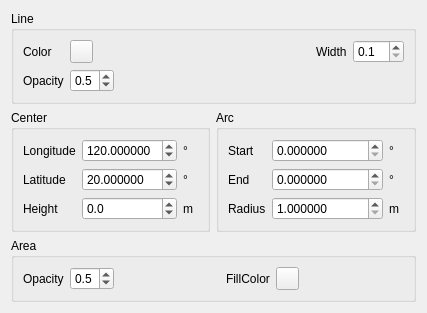
<?xml version="1.0" encoding="UTF-8"?>
<ui version="4.0">
 <class>arc_style_widget</class>
 <widget class="QWidget" name="arc_style_widget">
  <property name="geometry">
   <rect>
    <x>0</x>
    <y>0</y>
    <width>390</width>
    <height>278</height>
   </rect>
  </property>
  <property name="windowTitle">
   <string>ArcStyleWidget</string>
  </property>
  <layout class="QGridLayout" name="gridLayout_4">
   <item row="2" column="0" colspan="2">
    <widget class="QGroupBox" name="polygonStyleGroup">
     <property name="maximumSize">
      <size>
       <width>16777215</width>
       <height>100</height>
      </size>
     </property>
     <property name="title">
      <string>Area</string>
     </property>
     <layout class="QHBoxLayout" name="horizontalLayout_3">
      <item>
       <widget class="QLabel" name="label_5">
        <property name="maximumSize">
         <size>
          <width>16777215</width>
          <height>16777215</height>
         </size>
        </property>
        <property name="text">
         <string>Opacity</string>
        </property>
       </widget>
      </item>
      <item>
       <widget class="QDoubleSpinBox" name="ArcTransparantSpin">
        <property name="maximumSize">
         <size>
          <width>16777215</width>
          <height>16777215</height>
         </size>
        </property>
        <property name="decimals">
         <number>1</number>
        </property>
        <property name="maximum">
         <double>1.000000000000000</double>
        </property>
        <property name="singleStep">
         <double>0.100000000000000</double>
        </property>
        <property name="value">
         <double>0.500000000000000</double>
        </property>
       </widget>
      </item>
      <item>
       <spacer name="horizontalSpacer_2">
        <property name="orientation">
         <enum>Qt::Horizontal</enum>
        </property>
        <property name="sizeHint" stdset="0">
         <size>
          <width>40</width>
          <height>20</height>
         </size>
        </property>
       </spacer>
      </item>
      <item>
       <widget class="QLabel" name="label_3">
        <property name="text">
         <string>FillColor</string>
        </property>
       </widget>
      </item>
      <item>
       <widget class="QToolButton" name="ArcColorBtn">
        <property name="minimumSize">
         <size>
          <width>23</width>
          <height>23</height>
         </size>
        </property>
        <property name="maximumSize">
         <size>
          <width>23</width>
          <height>23</height>
         </size>
        </property>
        <property name="text">
         <string/>
        </property>
       </widget>
      </item>
      <item>
       <spacer name="horizontalSpacer">
        <property name="orientation">
         <enum>Qt::Horizontal</enum>
        </property>
        <property name="sizeHint" stdset="0">
         <size>
          <width>40</width>
          <height>20</height>
         </size>
        </property>
       </spacer>
      </item>
     </layout>
    </widget>
   </item>
   <item row="1" column="1">
    <widget class="QGroupBox" name="groupBox">
     <property name="title">
      <string>Arc</string>
     </property>
     <layout class="QGridLayout" name="gridLayout_3">
      <item row="0" column="0">
       <layout class="QVBoxLayout" name="verticalLayout_5">
        <item>
         <widget class="QLabel" name="label_10">
          <property name="text">
           <string>Start</string>
          </property>
         </widget>
        </item>
        <item>
         <widget class="QLabel" name="label_9">
          <property name="text">
           <string>End</string>
          </property>
         </widget>
        </item>
        <item>
         <widget class="QLabel" name="label_11">
          <property name="text">
           <string>Radius</string>
          </property>
         </widget>
        </item>
       </layout>
      </item>
      <item row="0" column="1">
       <layout class="QVBoxLayout" name="verticalLayout_6">
        <item>
         <layout class="QHBoxLayout" name="horizontalLayout_7">
          <item>
           <widget class="QDoubleSpinBox" name="arcStartSpin">
            <property name="decimals">
             <number>6</number>
            </property>
            <property name="minimum">
             <double>0.000000000000000</double>
            </property>
            <property name="maximum">
             <double>360.000000000000000</double>
            </property>
           </widget>
          </item>
          <item>
           <widget class="QLabel" name="label_12">
            <property name="minimumSize">
             <size>
              <width>15</width>
              <height>0</height>
             </size>
            </property>
            <property name="maximumSize">
             <size>
              <width>15</width>
              <height>16777215</height>
             </size>
            </property>
            <property name="text">
             <string>°</string>
            </property>
           </widget>
          </item>
         </layout>
        </item>
        <item>
         <layout class="QHBoxLayout" name="horizontalLayout_8">
          <item>
           <widget class="QDoubleSpinBox" name="arcEndSpin">
            <property name="decimals">
             <number>6</number>
            </property>
            <property name="minimum">
             <double>0.000000000000000</double>
            </property>
            <property name="maximum">
             <double>360.000000000000000</double>
            </property>
           </widget>
          </item>
          <item>
           <widget class="QLabel" name="label_13">
            <property name="minimumSize">
             <size>
              <width>15</width>
              <height>0</height>
             </size>
            </property>
            <property name="maximumSize">
             <size>
              <width>15</width>
              <height>16777215</height>
             </size>
            </property>
            <property name="text">
             <string>°</string>
            </property>
           </widget>
          </item>
         </layout>
        </item>
        <item>
         <layout class="QHBoxLayout" name="horizontalLayout_9">
          <item>
           <widget class="QDoubleSpinBox" name="arcRadiusSpin">
            <property name="decimals">
             <number>6</number>
            </property>
            <property name="minimum">
             <double>1.000000000000000</double>
            </property>
            <property name="maximum">
             <double>999999999.000000000000000</double>
            </property>
           </widget>
          </item>
          <item>
           <widget class="QLabel" name="label_14">
            <property name="minimumSize">
             <size>
              <width>15</width>
              <height>0</height>
             </size>
            </property>
            <property name="maximumSize">
             <size>
              <width>15</width>
              <height>16777215</height>
             </size>
            </property>
            <property name="text">
             <string>m</string>
            </property>
           </widget>
          </item>
         </layout>
        </item>
       </layout>
      </item>
     </layout>
    </widget>
   </item>
   <item row="0" column="0" colspan="2">
    <widget class="QGroupBox" name="lineStyleGroup">
     <property name="title">
      <string>Line</string>
     </property>
     <layout class="QGridLayout" name="gridLayout_2">
      <item row="0" column="0">
       <layout class="QVBoxLayout" name="verticalLayout_2">
        <item>
         <widget class="QLabel" name="label_2">
          <property name="maximumSize">
           <size>
            <width>16777215</width>
            <height>16777215</height>
           </size>
          </property>
          <property name="text">
           <string>Color</string>
          </property>
         </widget>
        </item>
        <item>
         <widget class="QLabel" name="label_6">
          <property name="maximumSize">
           <size>
            <width>16777215</width>
            <height>16777215</height>
           </size>
          </property>
          <property name="text">
           <string>Opacity</string>
          </property>
         </widget>
        </item>
       </layout>
      </item>
      <item row="0" column="1">
       <layout class="QVBoxLayout" name="verticalLayout">
        <item>
         <layout class="QHBoxLayout" name="horizontalLayout_4">
          <item>
           <widget class="QToolButton" name="lineColorBtn">
            <property name="minimumSize">
             <size>
              <width>23</width>
              <height>23</height>
             </size>
            </property>
            <property name="maximumSize">
             <size>
              <width>23</width>
              <height>23</height>
             </size>
            </property>
            <property name="text">
             <string/>
            </property>
            <property name="popupMode">
             <enum>QToolButton::DelayedPopup</enum>
            </property>
           </widget>
          </item>
          <item>
           <spacer name="horizontalSpacer_6">
            <property name="orientation">
             <enum>Qt::Horizontal</enum>
            </property>
            <property name="sizeHint" stdset="0">
             <size>
              <width>40</width>
              <height>20</height>
             </size>
            </property>
           </spacer>
          </item>
          <item>
           <widget class="QLabel" name="label_4">
            <property name="maximumSize">
             <size>
              <width>16777215</width>
              <height>16777215</height>
             </size>
            </property>
            <property name="text">
             <string>Width</string>
            </property>
           </widget>
          </item>
          <item>
           <widget class="QDoubleSpinBox" name="lineWidthSpin">
            <property name="maximumSize">
             <size>
              <width>16777215</width>
              <height>16777215</height>
             </size>
            </property>
            <property name="decimals">
             <number>1</number>
            </property>
            <property name="minimum">
             <double>0.100000000000000</double>
            </property>
            <property name="maximum">
             <double>10.000000000000000</double>
            </property>
            <property name="singleStep">
             <double>0.100000000000000</double>
            </property>
           </widget>
          </item>
         </layout>
        </item>
        <item>
         <layout class="QHBoxLayout" name="horizontalLayout_5">
          <item>
           <widget class="QDoubleSpinBox" name="lineTransparantSpin">
            <property name="maximumSize">
             <size>
              <width>16777215</width>
              <height>16777215</height>
             </size>
            </property>
            <property name="decimals">
             <number>1</number>
            </property>
            <property name="maximum">
             <double>1.000000000000000</double>
            </property>
            <property name="singleStep">
             <double>0.100000000000000</double>
            </property>
            <property name="value">
             <double>0.500000000000000</double>
            </property>
           </widget>
          </item>
          <item>
           <spacer name="horizontalSpacer_3">
            <property name="orientation">
             <enum>Qt::Horizontal</enum>
            </property>
            <property name="sizeHint" stdset="0">
             <size>
              <width>40</width>
              <height>20</height>
             </size>
            </property>
           </spacer>
          </item>
         </layout>
        </item>
       </layout>
      </item>
     </layout>
    </widget>
   </item>
   <item row="1" column="0">
    <widget class="QGroupBox" name="groupBox_2">
     <property name="title">
      <string>Center</string>
     </property>
     <layout class="QGridLayout" name="gridLayout">
      <item row="0" column="0">
       <layout class="QVBoxLayout" name="verticalLayout_3">
        <item>
         <widget class="QLabel" name="label">
          <property name="text">
           <string>Longitude</string>
          </property>
         </widget>
        </item>
        <item>
         <widget class="QLabel" name="label_7">
          <property name="text">
           <string>Latitude</string>
          </property>
         </widget>
        </item>
        <item>
         <widget class="QLabel" name="label_8">
          <property name="text">
           <string>Height</string>
          </property>
         </widget>
        </item>
       </layout>
      </item>
      <item row="0" column="1">
       <layout class="QVBoxLayout" name="verticalLayout_4">
        <item>
         <layout class="QHBoxLayout" name="horizontalLayout">
          <item>
           <widget class="QDoubleSpinBox" name="clongitudeSpin">
            <property name="decimals">
             <number>6</number>
            </property>
            <property name="minimum">
             <double>-180.000000000000000</double>
            </property>
            <property name="maximum">
             <double>180.000000000000000</double>
            </property>
            <property name="singleStep">
             <double>1.000000000000000</double>
            </property>
            <property name="value">
             <double>120.000000000000000</double>
            </property>
           </widget>
          </item>
          <item>
           <widget class="QLabel" name="label_lon">
            <property name="minimumSize">
             <size>
              <width>15</width>
              <height>0</height>
             </size>
            </property>
            <property name="maximumSize">
             <size>
              <width>15</width>
              <height>16777215</height>
             </size>
            </property>
            <property name="text">
             <string>°</string>
            </property>
           </widget>
          </item>
         </layout>
        </item>
        <item>
         <layout class="QHBoxLayout" name="horizontalLayout_2">
          <item>
           <widget class="QDoubleSpinBox" name="clatitudeSpin">
            <property name="decimals">
             <number>6</number>
            </property>
            <property name="minimum">
             <double>-90.000000000000000</double>
            </property>
            <property name="maximum">
             <double>90.000000000000000</double>
            </property>
            <property name="value">
             <double>20.000000000000000</double>
            </property>
           </widget>
          </item>
          <item>
           <widget class="QLabel" name="label_lat">
            <property name="minimumSize">
             <size>
              <width>15</width>
              <height>0</height>
             </size>
            </property>
            <property name="maximumSize">
             <size>
              <width>15</width>
              <height>16777215</height>
             </size>
            </property>
            <property name="text">
             <string>°</string>
            </property>
           </widget>
          </item>
         </layout>
        </item>
        <item>
         <layout class="QHBoxLayout" name="horizontalLayout_6">
          <item>
           <widget class="QDoubleSpinBox" name="cheightSpin">
            <property name="decimals">
             <number>1</number>
            </property>
            <property name="minimum">
             <double>-999999999.000000000000000</double>
            </property>
            <property name="maximum">
             <double>999999999.000000000000000</double>
            </property>
            <property name="value">
             <double>0.000000000000000</double>
            </property>
           </widget>
          </item>
          <item>
           <widget class="QLabel" name="label_hei">
            <property name="minimumSize">
             <size>
              <width>15</width>
              <height>0</height>
             </size>
            </property>
            <property name="maximumSize">
             <size>
              <width>15</width>
              <height>16777215</height>
             </size>
            </property>
            <property name="text">
             <string>m</string>
            </property>
           </widget>
          </item>
         </layout>
        </item>
       </layout>
      </item>
     </layout>
    </widget>
   </item>
  </layout>
 </widget>
 <resources/>
 <connections/>
</ui>
